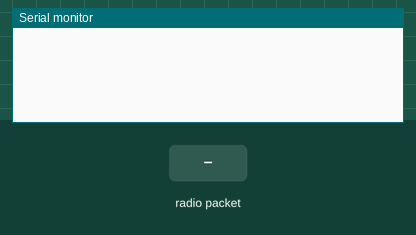
Simulated run of this sketch. Board: ESP8266 (NodeMCU). On the bench: the last lines printed to the serial monitor. The test bench sets the inputs (shaded band).

Above: at 1.2 s.
1.3 s: radio packet "1" arrives
At 1.8 s:
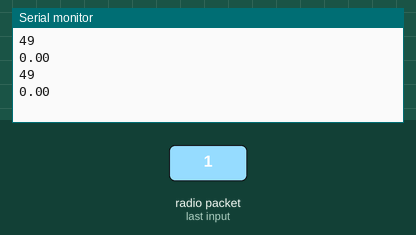
2.8 s: radio packet "0" arrives
At 4.0 s:
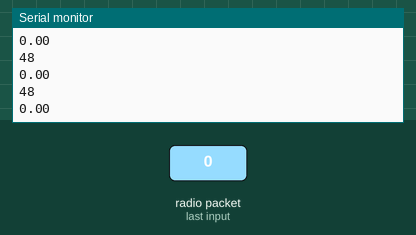
4.3 s: radio packet "2" arrives
At 5.3 s:
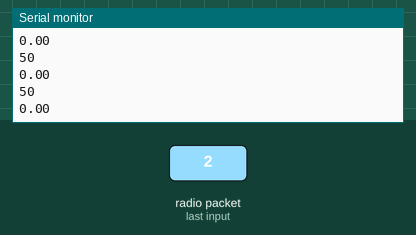
Timing chart, 0 to 7.3 s (numbered marks = the images above; inputs shaded):
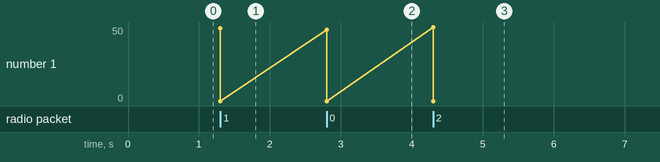

Measured:
- after the input at 1.3 s, the serial monitor: prints a new line at once (image 1)
- after the input at 2.8 s, the serial monitor: prints a new line at once (image 2)
- after the input at 4.3 s, the serial monitor: prints a new line at once (image 3)

The sketch:

ESP01s.ino
```cpp
#include <espnow.h>
#include <ESP8266WiFi.h>

struct __attribute__((packed)) dataPacket {
  uint32_t buttonID;
  float battery;
} packet;


uint32_t btnID;
float batteryPer;

bool received = false;

void OnDataRecv(uint8_t* mac, uint8_t* incomingData, uint8_t len) {
  // callback function that will be executed when data is received
  dataPacket packet;
  memcpy(&packet, incomingData, sizeof(packet));
  btnID = packet.buttonID;
  batteryPer = packet.battery;

  received = true;
  Serial.println(btnID);
  Serial.println(batteryPer);
}

void setup() {
  Serial.begin(115200);

  WiFi.mode(WIFI_STA);

  //0 is used instead of ESP_OK as apparently it isn't defined in the header
  if (esp_now_init() != 0) {
    Serial.println("Error initializing ESP-NOW");
    return;
  }
  esp_now_set_self_role(ESP_NOW_ROLE_SLAVE);
  esp_now_register_recv_cb(OnDataRecv);
}

void loop(){
  if (received == true){
    Serial.println(btnID);
    Serial.println(batteryPer);
  }
  received = false;
}
```
